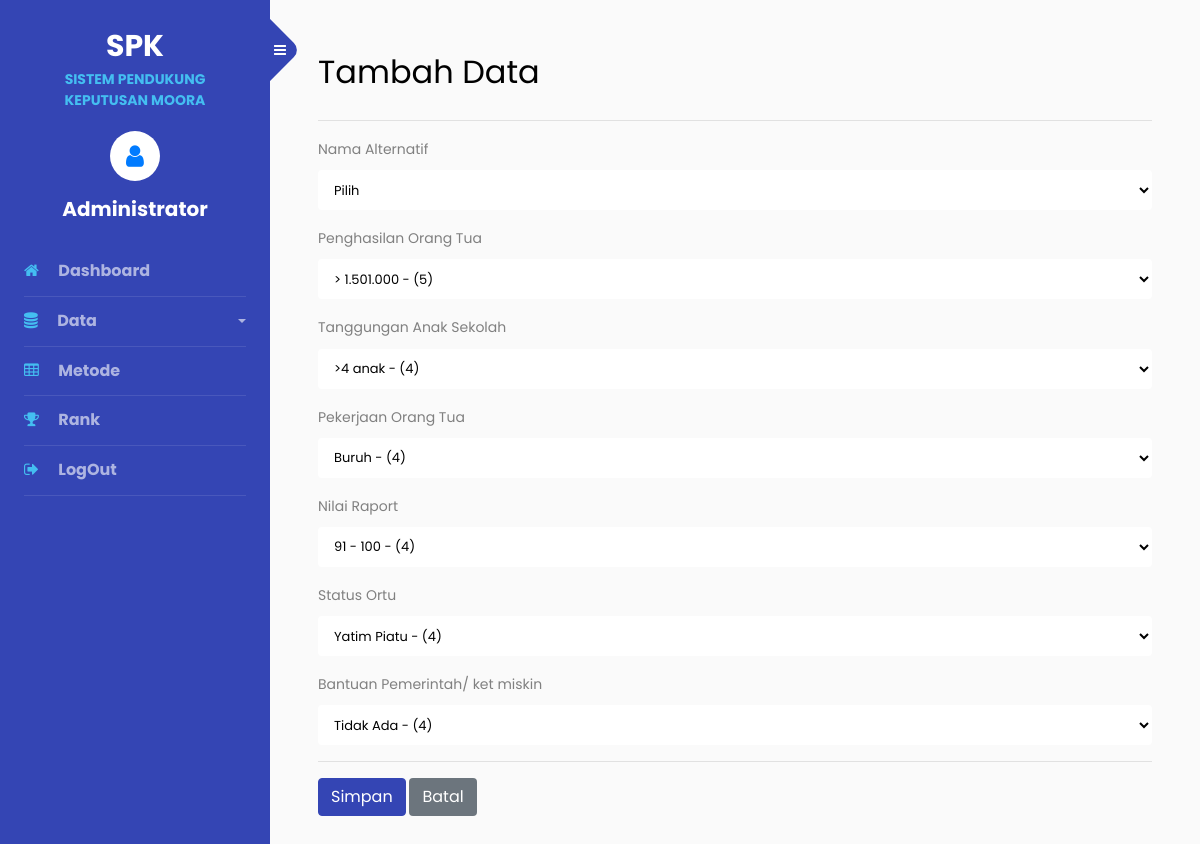
/admin/nilai-simpan.php (signed in), run on the app's committed database.
### tables this page shows
CREATE TABLE `tbl_akun` (
  `id_akun` int(11) NOT NULL,
  `nama_lengkap` varchar(50) NOT NULL,
  `username` varchar(50) NOT NULL,
  `password` varchar(30) NOT NULL
);

CREATE TABLE `tbl_kriteria` (
  `id_kriteria` int(11) NOT NULL,
  `nama_kriteria` varchar(30) NOT NULL,
  `bobot_kriteria` double NOT NULL,
  `tipe_kriteria` varchar(10) NOT NULL
);

### admin/nilai-simpan.php (the view, shortened to what this page needs)
<?php
include "../asset/conn/config.php";
include "header.php"; ?>
<h2 class="mb-4">Tambah Data</h2>
<hr>
<form action="nilai-simpan.php?aksi=simpan" method="post">
    <div class="form-group">
        <label>Nama Alternatif</label>
        <select name="id_alternatif" class="form-control">
            <option selected disabled>Pilih</option>
        </select>
    </div>
    <?php
    $dkr = "SELECT * FROM tbl_kriteria ORDER BY id_kriteria";
    $b = $conn->query($dkr);
    while ($k = $b->fetch_assoc()) {
        $idK = $k['id_kriteria'];
        $nmK = $k['nama_kriteria'];
        echo "
        <div>
        <label>$nmK</label>
        <select class='form-control mb-3' name='$idK'>";
        $dskr = "SELECT * FROM tbl_subkriteria WHERE id_kriteria='$idK' ORDER BY nilai_subkriteria
        DESC";
        $c = $conn->query($dskr);
        while ($ds = $c->fetch_assoc()) {
            echo "<option value='$ds[id_subkriteria]'>$ds[nama_subkriteria] - ($ds[nilai_subkriteria])</option>";
        }
        echo "
        </select></div>";
    } ?>
    <hr>
    <input type="submit" value="Simpan" class="btn btn-primary">
    <a href="nilai.php" class="btn badge-secondary">Batal</a>
</form>

### admin/header.php (shortened to what this page needs)
<?php
include "../asset/conn/config.php";
$query = "SELECT * FROM tbl_akun WHERE id_akun ='$_SESSION[id_akun]'";
$stm = $conn->query($query);
$row = $stm->fetch_assoc();
?>
<!Doctype html>
<html lang="en">
<head>
	<link rel="stylesheet" href="https://stackpath.bootstrapcdn.com/font-awesome/4.7.0/css/font-awesome.min.css">
	<link rel="stylesheet" href="../asset/sidebar/css/style.css">
</head>
<body>
	<div class="wrapper d-flex align-items-stretch">
		<nav id="sidebar">
			<div class="custom-menu">
				<button type="button" id="sidebarCollapse" class="btn btn-primary">
					<i class="fa fa-bars"></i>
				</button>
			</div>
			<div class="p-4">
				<h1><a href="index.php" class="logo">SPK <span>SISTEM PENDUKUNG KEPUTUSAN MOORA</span>
					</a></h1>
				<div class="user-icon-container">
					<div class="user-icon">
						<span class="fa fa-user text-primary"></span>
					</div>
					<div class="user-text font-weight-bolder">
						<?= $row['nama_lengkap'] ?>
					</div>
				</div>
				<ul class="list-unstyled components mb-5">
					<li>
						<a href="index.php" class="font-weight-bolder"><span class="fa fa-home mr-3"></span> Dashboard</a>
					</li>
					<li>
						<a id="dataDropdown" data-toggle="collapse" aria-expanded="false" class="dropdown-toggle font-weight-bolder">
							<span class="fa fa-database mr-3"></span> Data
						</a>
					</li>
					<li>
						<a href="metode.php" class="font-weight-bolder"><span class="fa fa-table mr-3"></span> Metode</a>
					</li>
					<li>
						<a href="rank.php" class="font-weight-bolder"><span class="fa fa-trophy mr-3"></span> Rank</a>
					</li>
					<li>
						<a href="logout.php" class="font-weight-bolder"><span class="fa fa-sign-out mr-3"></span> LogOut</a>
					</li>
				</ul>
			</div>
		</nav>
		<div id="content" class="p-4 p-md-5 pt-5">
</body>
</html>

### admin/header.php (style rules this page uses)
.user-icon-container { display: flex; flex-direction: column; align-items: center; margin: 20px; }
.user-icon { width: 50px; height: 50px; background-color: #fff; border-radius: 50%; display: flex; align-items: center; justify-content: center; font-size: 25px; color: #555; }
.user-text { margin-top: 10px; font-size: 20px; text-align: center; }
.logo { text-align: center; display: block; margin: 0 auto; }
h1 { text-align: center; }
.logo span { display: block; font-size: 16px; }

### data on the page
tbl_akun: nama_lengkap "Administrator"
tbl_kriteria: nama_kriteria "Penghasilan Orang Tua"
tbl_kriteria: nama_kriteria "Tanggungan Anak Sekolah"
tbl_kriteria: nama_kriteria "Pekerjaan Orang Tua"
tbl_kriteria: nama_kriteria "Nilai Raport"
tbl_kriteria: nama_kriteria "Status Ortu"
tbl_kriteria: nama_kriteria "Bantuan Pemerintah/ ket miskin"

### other printed values
form field value "> 1.501.000 - (5)"
form field value ">4 anak - (4)"
form field value "Buruh - (4)"
form field value "91 - 100 - (4)"
form field value "Yatim Piatu - (4)"
form field value "Tidak Ada - (4)"
